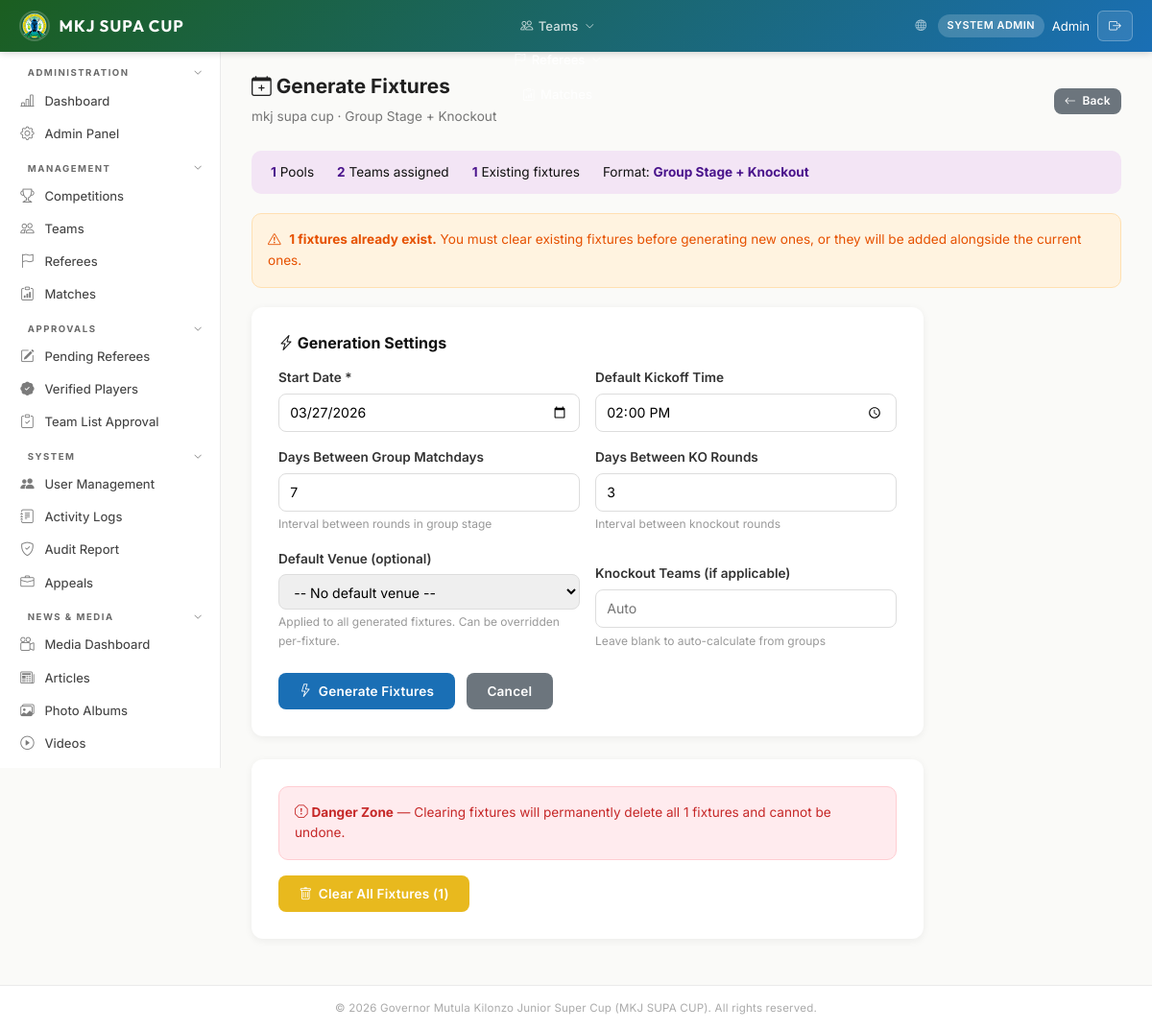
The app's page /portal/cm/competitions/1/fixtures/generate/ (signed in) with its own data.
### accounts/models.py (models this page shows, shortened)
class User(AbstractBaseUser, PermissionsMixin):
    email       = models.EmailField(unique=True)
    first_name  = models.CharField(max_length=100)
    last_name   = models.CharField(max_length=100)
    phone       = models.CharField(max_length=13, validators=[kenya_phone_validator])
    role        = models.CharField(max_length=30, choices=UserRole.choices, default=UserRole.TEAM_MANAGER)
    county      = models.CharField(max_length=100, blank=True, help_text="Kenyan county")
    sub_county  = models.CharField(
        max_length=100, blank=True, default="",
        help_text="Sub-county or constituency assignment for sub-county sports officers",
    )
    profile_photo = models.ImageField(upload_to="profiles/", null=True, blank=True)
    is_active   = models.BooleanField(default=True)
    is_staff    = models.BooleanField(default=False)
    is_suspended = models.BooleanField(default=False, help_text="Admin-suspended account")
    assigned_discipline = models.CharField(
        max_length=30, blank=True, default="",
        help_text="Sport family or discipline this user manages (for Coordinator / Scout roles)",
    )
    must_change_password = models.BooleanField(
        default=False,
        help_text="When True the user must set a new password on next login.",
    )
    date_joined = models.DateTimeField(default=timezone.now)
    last_login  = models.DateTimeField(null=True, blank=True)
    objects = UserManager()
    USERNAME_FIELD  = "email"
    REQUIRED_FIELDS = ["first_name", "last_name"]
    class Meta:
        verbose_name      = "User"
        verbose_name_plural = "Users"
        ordering = ["last_name", "first_name"]

### competitions/models.py (models this page shows, shortened)
class Competition(models.Model):
    name        = models.CharField(max_length=200, unique=True)
    sport_type  = models.CharField(
        max_length=30, choices=SportType.choices, default=SportType.FOOTBALL_MEN,
        help_text="Sport discipline for this competition"
    )
    gender      = models.CharField(
        max_length=10, choices=GenderChoice.choices, default=GenderChoice.MEN,
        help_text="Gender category for this competition"
    )
    format_type = models.CharField(
        max_length=30, choices=CompetitionFormat.choices,
        default=CompetitionFormat.GROUP_AND_KNOCKOUT,
        help_text="Competition format: group stage, knockout, or both"
    )
    is_exhibition = models.BooleanField(
        default=False,
        help_text="Mark as exhibition match (e.g. Beach Volleyball, Beach Handball)"
    )
    season      = models.CharField(max_length=10, default="2025")
    age_group   = models.CharField(max_length=10, choices=AgeGroup.choices, default=AgeGroup.U17)
    status      = models.CharField(max_length=20, choices=CompetitionStatus.choices, default=CompetitionStatus.UPCOMING)
    description = models.TextField(blank=True)
    rules       = models.TextField(blank=True, help_text="Competition rules, regulations, and format details")
    start_date  = models.DateField()
    end_date    = models.DateField()
    max_teams   = models.PositiveIntegerField(default=16)
    teams_per_group = models.PositiveIntegerField(
        default=4, help_text="Number of teams per group in group stage"
    )
    qualify_from_group = models.PositiveIntegerField(
        default=2, help_text="Number of teams that qualify from each group to knockout"
    )
    created_by  = models.ForeignKey(
        settings.AUTH_USER_MODEL, on_delete=models.SET_NULL, null=True,
        related_name="competitions_created"
    )
    created_at  = models.DateTimeField(auto_now_add=True)
    updated_at  = models.DateTimeField(auto_now=True)
    class Meta:
        ordering = ["-start_date"]
        verbose_name = "Competition"
        verbose_name_plural = "Competitions"

### mkj_cms/web_views.py (the view, shortened to what this page needs)
# urls.py: path("portal/cm/competitions/<int:pk>/fixtures/generate/", cm_generate_fixtures_view, name="cm_generate_fixtures"),
@role_required('competition_manager', 'chief_sports_officer', 'admin')
def cm_generate_fixtures_view(request, pk):
    from competitions.models import Competition, Fixture, Venue, Pool
    from competitions.fixture_engine import generate_all_fixtures
    competition = get_object_or_404(Competition, pk=pk)
    existing_count = Fixture.objects.filter(competition=competition).count()
    venues = Venue.objects.filter(is_active=True).order_by('county', 'name')
    pools = Pool.objects.filter(competition=competition).prefetch_related('pool_teams')
    total_pool_teams = sum(p.pool_teams.count() for p in pools)
    return render(request, 'portal/cm/generate_fixtures.html', {
        'competition': competition,
        'existing_count': existing_count,
        'venues': venues,
        'pools': pools,
        'total_pool_teams': total_pool_teams,
    })

### mkj_cms/web_views.py (called while the page is built)
def role_required(*roles):
    def decorator(view):
        @wraps(view)
        @login_required(login_url='web_login')
        def wrapper(request, *args, **kwargs):
            if request.user.role not in roles and not request.user.is_superuser:
                messages.error(request, 'You do not have permission to access this page.')
                return redirect('dashboard')
            return view(request, *args, **kwargs)
        return wrapper
    return decorator

### templates/portal/cm/generate_fixtures.html (shortened to what this page needs)
{% extends 'base.html' %}
{% load static %}
{% block content %}
<div class="page-header">
    <div>
        <h2><i class="bi bi-calendar-plus"></i> Generate Fixtures</h2>
        <div class="subtitle">{{ competition.name }} &middot; {{ competition.get_format_type_display }}</div>
    </div>
    <a href="{% url 'cm_competition_manage' pk=competition.pk %}" class="btn btn-secondary btn-sm"><i class="bi bi-arrow-left"></i> Back</a>
</div>
<div class="info-bar">
    <div class="ib-item"><strong>{{ pools.count }}</strong> Pools</div>
    <div class="ib-item"><strong>{{ total_pool_teams }}</strong> Teams assigned</div>
    <div class="ib-item"><strong>{{ existing_count }}</strong> Existing fixtures</div>
    <div class="ib-item">Format: <strong>{{ competition.get_format_type_display }}</strong></div>
</div>
{% if existing_count > 0 %}
<div class="warning-box">
    <i class="bi bi-exclamation-triangle"></i>
    <strong>{{ existing_count }} fixtures already exist.</strong>
    You must clear existing fixtures before generating new ones, or they will be added alongside the current ones.
</div>
{% endif %}
<div class="gen-card">
    <h3 style="font-size:1rem;font-weight:700;margin-bottom:1rem;"><i class="bi bi-lightning-charge"></i> Generation Settings</h3>
    <form method="post">
        <div class="form-row">
            <div class="form-group">
                <label for="start_date">Start Date *</label>
                <input type="date" name="start_date" id="start_date" value="{{ competition.start_date|date:'Y-m-d' }}" required>
            </div>
            <div class="form-group">
                <label for="kickoff_time">Default Kickoff Time</label>
                <input type="time" name="kickoff_time" id="kickoff_time" value="14:00">
            </div>
        </div>
        <div class="form-row">
            <div class="form-group">
                <label for="group_interval">Days Between Group Matchdays</label>
                <input type="number" name="group_interval" id="group_interval" value="7" min="1" max="30">
                <div class="help">Interval between rounds in group stage</div>
            </div>
            <div class="form-group">
                <label for="knockout_interval">Days Between KO Rounds</label>
                <input type="number" name="knockout_interval" id="knockout_interval" value="3" min="1" max="14">
                <div class="help">Interval between knockout rounds</div>
            </div>
        </div>
        <div class="form-row">
            <div class="form-group">
                <label for="venue_id">Default Venue (optional)</label>
                <select name="venue_id" id="venue_id">
                    <option value="">-- No default venue --</option>
                </select>
                <div class="help">Applied to all generated fixtures. Can be overridden per-fixture.</div>
            </div>
            <div class="form-group">
                <label for="knockout_teams">Knockout Teams (if applicable)</label>
                <input type="number" name="knockout_teams" id="knockout_teams" min="2" max="32" placeholder="Auto">
                <div class="help">Leave blank to auto-calculate from groups</div>
            </div>
        </div>
        <div class="btn-row">
            <button type="submit" class="btn btn-primary"><i class="bi bi-lightning"></i> Generate Fixtures</button>
            <a href="{% url 'cm_competition_manage' pk=competition.pk %}" class="btn btn-secondary">Cancel</a>
        </div>
    </form>
</div>
{% if existing_count > 0 %}
<div class="gen-card">
    <div class="danger-box" style="margin-bottom:1rem;">
        <i class="bi bi-exclamation-octagon"></i>
        <strong>Danger Zone</strong> &mdash; Clearing fixtures will permanently delete all {{ existing_count }} fixtures and cannot be undone.
    </div>
    <form method="post" onsubmit="return confirm('Are you sure you want to delete ALL {{ existing_count }} fixtures? This cannot be undone.');">
        <button type="submit" class="btn btn-danger"><i class="bi bi-trash"></i> Clear All Fixtures ({{ existing_count }})</button>
    </form>
</div>
{% endif %}
{% endblock %}

### templates/base.html (shortened to what this page needs)
{% load static %}
<!DOCTYPE html>
<html lang="en">
<head>
    <link rel="stylesheet" href="https://cdn.jsdelivr.net/npm/bootstrap@5.1.3/dist/css/bootstrap.min.css">
    <link rel="stylesheet" href="{% static 'css/style.css' %}">
    <link rel="stylesheet" href="https://cdn.jsdelivr.net/npm/bootstrap-icons@1.11.3/font/bootstrap-icons.min.css">
</head>
<body>
    {% block body %}
    <nav class="navbar">
        <div style="display:flex;align-items:center;gap:0">
            <a href="{% url 'dashboard' %}" class="navbar-brand">
                <img src="{% static 'img/Makueni logo.png' %}" alt="Makueni County Logo">
                <span>MKJ SUPA CUP</span>
            </a>
        </div>
        <ul class="navbar-nav">
            {% if user.role == 'admin' or user.role == 'competition_manager' %}
            <li>
                <a href="{% url 'competitions_list' %}" class=""></a>
            </li>
            {% endif %}
            {% if user.role == 'admin' or user.role == 'competition_manager' or user.role == 'verification_officer' or user.role == 'team_manager' %}
            <li>
                <a href="{% url 'teams_list' %}" class="{% if 'team' in request.resolver_match.url_name %}active{% endif %}"><i class="bi bi-people"></i> Teams <i class="bi bi-chevron-down" style="font-size:.6rem;margin-left:.1rem"></i></a>
            </li>
            {% endif %}
            {% if user.role == 'admin' or user.role == 'coordinator' or user.role == 'referee' %}
            <li>
                <a href="{% url 'referees_list' %}" class=""><i class="bi bi-flag"></i> <i class="bi bi-chevron-down" style="font-size:.6rem;margin-left:.1rem"></i></a>
            </li>
            {% endif %}
            <li><a href="{% url 'matches_list' %}" class="{% if 'match' in request.resolver_match.url_name %}active{% endif %}"><i class="bi bi-clipboard-data"></i> Matches</a></li>
        </ul>
        <div class="navbar-user">
            <a href="{% url 'home' %}" style="color:rgba(255,255,255,.65);font-size:.72rem;margin-right:.25rem;"><i class="bi bi-globe"></i></a>
            <span class="role-badge">{{ user.get_role_display }}</span>
            <span style="font-size:.82rem">{{ user.first_name }}</span>
            <form method="post" action="{% url 'web_logout' %}" style="display:inline;">
                <button type="submit" class="btn-logout"><i class="bi bi-box-arrow-right"></i></button>
            </form>
        </div>
    </nav>
    <div class="layout">
        {% include 'includes/sidebar.html' %}
        <main class="main-content">
            {% block content %}{% endblock %}
        </main>
    </div>
    <footer class="footer">
        &copy; 2026 Governor Mutula Kilonzo Junior Super Cup (MKJ SUPA CUP). All rights reserved.
    </footer>
    {% endblock %}
</body>
</html>

### templates/portal/cm/generate_fixtures.html (style rules this page uses)
.page-header { display: flex; justify-content: space-between; align-items: center; margin-bottom: 1.5rem; }
.page-header h2 { font-size: 1.3rem; font-weight: 700; color: #212121; }
.page-header .subtitle { font-size: .85rem; color: #757575; }
.gen-card { background: #fff; border-radius: 12px; padding: 1.75rem; box-shadow: 0 2px 8px rgba(0,0,0,.06); max-width: 700px; margin-bottom: 1.5rem; }
.form-row { display: grid; grid-template-columns: 1fr 1fr; gap: 1rem; margin-bottom: 1rem; }
.form-group { margin-bottom: 1rem; }
.form-group label { display: block; font-weight: 600; font-size: .85rem; margin-bottom: .3rem; color: #333; }
.form-group input, .form-group select { width: 100%; padding: .5rem .7rem; border: 1px solid #ddd; border-radius: 8px; font-size: .88rem; }
.form-group .help { font-size: .75rem; color: #999; margin-top: .2rem; }
.info-bar { display: flex; gap: 1.5rem; background: #F3E5F5; border-radius: 10px; padding: .75rem 1.25rem; margin-bottom: 1.25rem; flex-wrap: wrap; }
.info-bar .ib-item { font-size: .85rem; }
.info-bar .ib-item strong { color: #4A148C; }
.warning-box { background: #FFF3E0; border: 1px solid #FFE0B2; border-radius: 10px; padding: 1rem; margin-bottom: 1.25rem; font-size: .85rem; color: #E65100; }
.warning-box i { margin-right: .3rem; }
.danger-box { background: #FFEBEE; border: 1px solid #FFCDD2; border-radius: 10px; padding: 1rem; font-size: .85rem; color: #C62828; }
.btn-row { display: flex; gap: .75rem; align-items: center; margin-top: 1.5rem; }

### records on screen
User: role "SYSTEM ADMIN", first_name "Admin"
Competition: name "mkj supa cup", format_type "Group Stage + Knockout", start_date "03/27/2026"

### other values on screen
{{ pools.count }} "1"
{{ total_pool_teams }} "2"
{{ existing_count }} "1"
